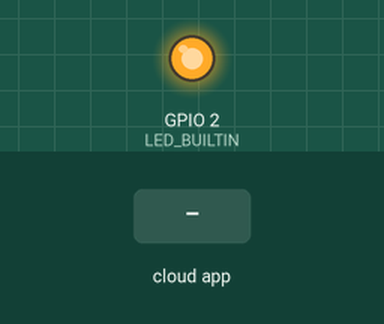
Recording of a sketch running on a simulated ESP8266 (NodeMCU). Parts: output pins drawn as LEDs (lit = HIGH, except the on-board LED, lit = LOW). The test bench sets the inputs (shaded band). WiFi joins after 1.5 s; servers stay silent unless stated; the Firebase database answers and starts empty; what the sketch prints to the serial monitor is not drawn.

Above: at 2.8 s.
2.9 s: the phone or cloud app sets LEDStatus to 1
At 3.4 s:
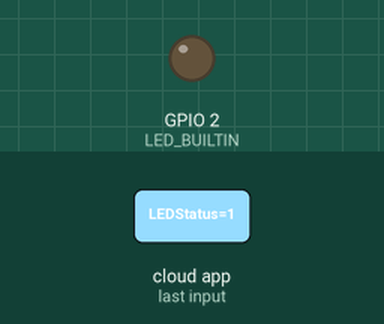
4.4 s: the phone or cloud app sets LEDStatus to 0
At 6.3 s:
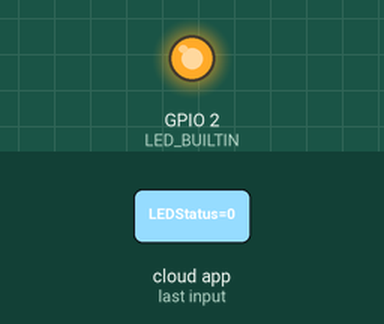
Timing chart, 0 to 7.8 s (numbered marks = the images above; inputs shaded):
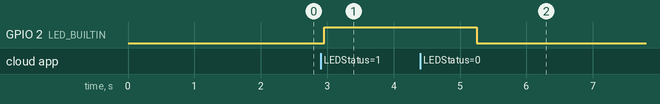

Measured:
- after the input at 2.9 s, GPIO 2 (LED_BUILTIN): LOW → HIGH after 0.05 s
- after the input at 4.4 s, GPIO 2 (LED_BUILTIN): HIGH → LOW after 0.85 s

The sketch:

sketch_jun22a.ino
```cpp
#include <ESP8266WiFi.h>
#include <FirebaseArduino.h>

// Set these to run example.
#define FIREBASE_HOST "nodemcu-blink.firebaseio.com"
#define FIREBASE_AUTH "TL3qoOhonvGjIrJmExyxIhexyx6qsvPipaHGugAw"
#define WIFI_SSID "umang"
#define WIFI_PASSWORD "pppppppp"

void setup()
{
pinMode(LED_BUILTIN,OUTPUT);
digitalWrite(LED_BUILTIN,0);
Serial.begin(9600);
WiFi.begin(WIFI_SSID, WIFI_PASSWORD);
Serial.print("connecting");
while (WiFi.status() != WL_CONNECTED)
  {
  Serial.print(".");
  delay(500);
  }
Serial.println();
Serial.print("connected: ");
Serial.println(WiFi.localIP());
Firebase.begin(FIREBASE_HOST, FIREBASE_AUTH);
Firebase.setInt("LED_BUILTINStatus",0);
}

void loop()
{
  if(Firebase.getInt("LEDStatus"))
    {
      digitalWrite(LED_BUILTIN,HIGH);
    }
  else
    {
      digitalWrite(LED_BUILTIN,LOW);
    }
  if (Firebase.failed()) // Check for errors
  {
    Serial.print("failed:");
    Serial.println(Firebase.error());
    return;
  }
  delay(1000);
}
```
